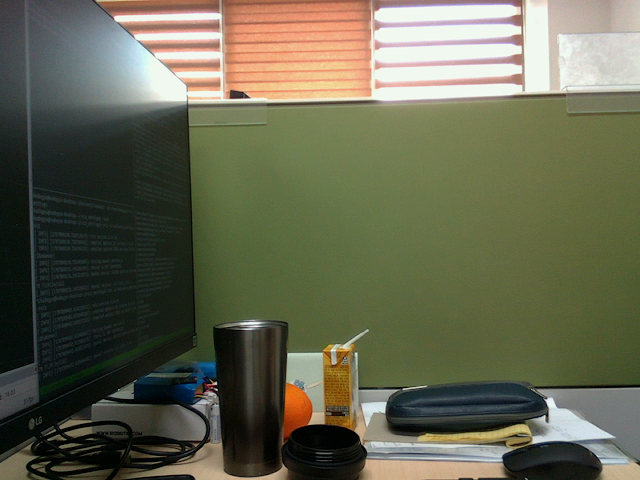
//> input picture ipynb/color_frames/color_image484.png, 640 x 480 px
$ ./opencv_matchTemplate   (built with g++ and OpenCV 4)
//> lines starting //> are read from the running program, lines starting //| are printed output that depends on the picture
// g++ matchTemplate.cpp -o matchTemplate `pkg-config opencv --cflags --libs`
#include <iostream>
#include <opencv2/opencv.hpp>

using namespace std;
using namespace cv;

int main() {
    string image_name = "../ipynb/color_frames/color_image484.png";
    Mat input_image = imread(image_name, IMREAD_COLOR);
//> input_image is the input picture: 480 rows x 640 cols, CV_8UC3; mean B, G, R 80.3, 102.1, 101.6

    Rect roi(Point2i(130, 380), Point2i(170, 420));
    Mat templ = Mat(input_image, roi);
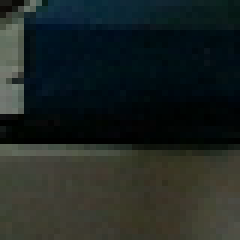
//> templ: 40 rows x 40 cols, CV_8UC3 (shown 6 times larger); mean B, G, R 34.7, 37.2, 30.1

    cout << "template size: " << templ.size << endl;
//| template size: 40 x 40
    cout << "input image size: " << input_image.size << endl;
//| input image size: 480 x 640

    Mat templ_input;
    matchTemplate(templ, input_image, templ_input, CV_TM_SQDIFF_NORMED);
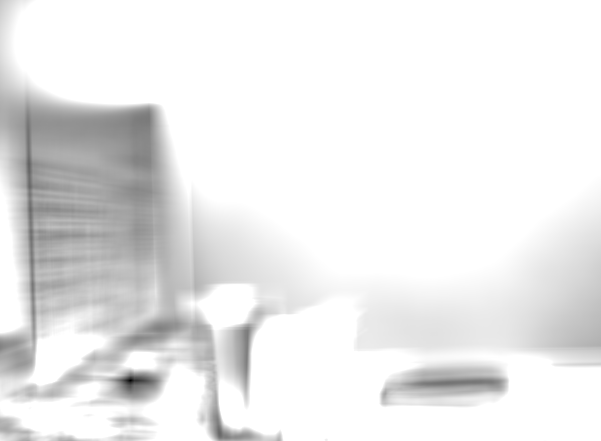
//> templ_input: 441 rows x 601 cols, CV_32FC1; min 0, max 1, mean 0.921
    Mat input_templ;
    matchTemplate(input_image, templ, input_templ, CV_TM_SQDIFF_NORMED);
    imshow("templ, input", templ_input);
    imshow("input templ", input_templ);
    waitKey(0);
    destroyAllWindows();

    return 0;
}

$ run again, with ipynb/color_frames/color_image700.png copied over ipynb/color_frames/color_image484.png
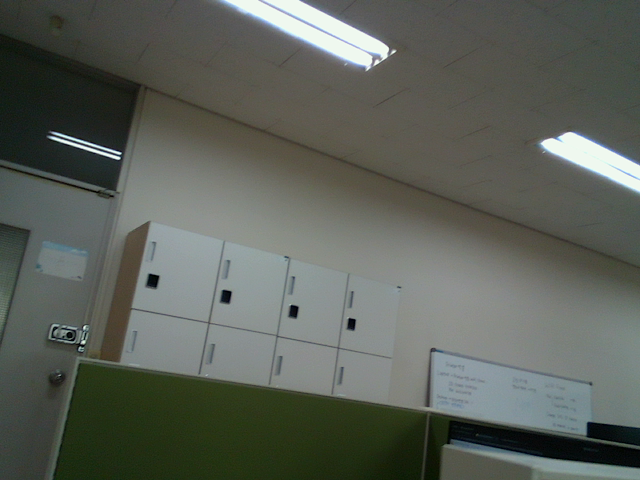
//> input picture ipynb/color_frames/color_image700.png, 640 x 480 px
//> input_image is the input picture: 480 rows x 640 cols, CV_8UC3; mean B, G, R 88.9, 96.6, 91.8
//> `Mat templ = Mat(input_image, roi);`:
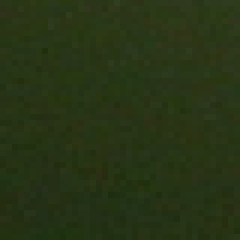
//> templ: 40 rows x 40 cols, CV_8UC3 (shown 6 times larger); mean B, G, R 21.7, 52.3, 39.6
//| template size: 40 x 40
//| input image size: 480 x 640
//> `matchTemplate(templ, input_image, templ_input, CV_TM_SQDIFF_NORMED);`:
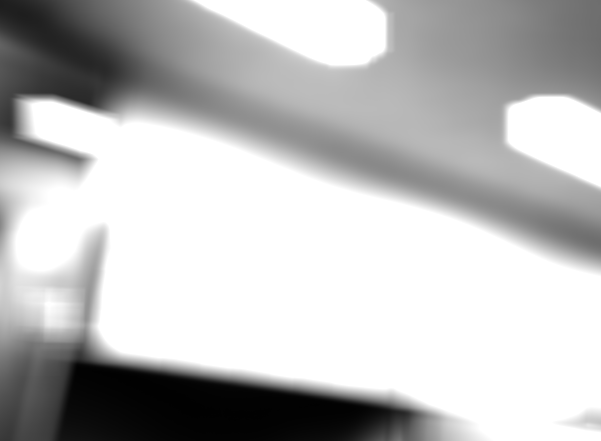
//> templ_input: 441 rows x 601 cols, CV_32FC1; min 2e-14, max 1, mean 0.743
